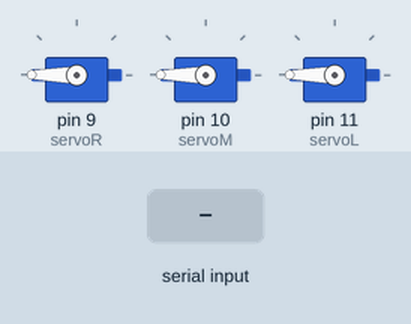
This sketch was run on a simulated Arduino Uno, built with avr-gcc and run on an emulated ATmega328P. Shown: 3 × servo. The inputs (shaded band) are chosen by the test bench.

Above: at 1.2 s.
1.3 s: "R" received over Serial
At 2.2 s:
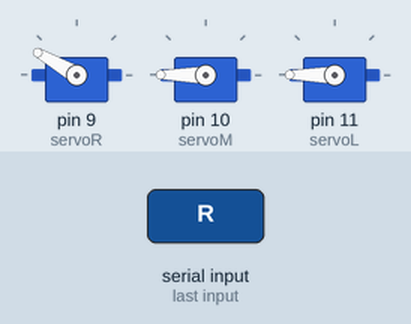
2.8 s: "M" received over Serial
At 3.4 s:
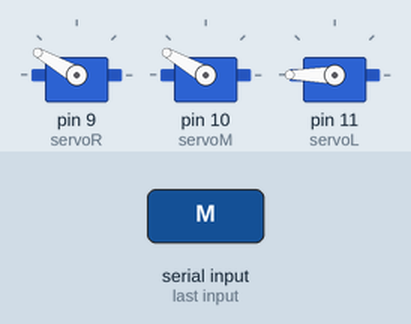
4.3 s: "L" received over Serial
At 5.7 s:
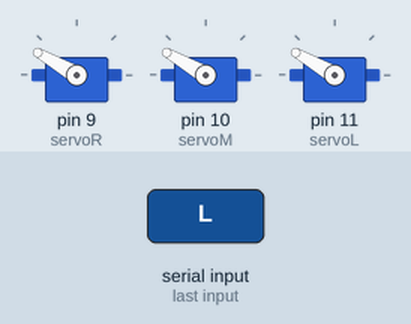
Timing chart, 0 to 8.8 s (numbered marks = the images above; inputs shaded):
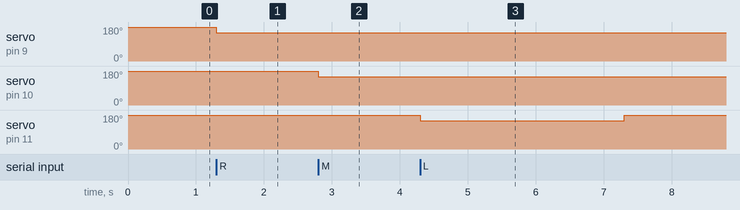

The sketch:

non-blockingServoControl.ino
```cpp
#include <Servo.h>

Servo servoR, servoM, servoL;

const int openPos = 150;
const int closePos = 180;

unsigned long lastActionTime = 0;
int servoState = 0; // 0 = idle, 1 = opening, 2 = closing
char activeCommand = '\0';

void setup() {
  servoR.attach(9);
  servoM.attach(10);
  servoL.attach(11);
  servoR.write(closePos);
  servoM.write(closePos);
  servoL.write(closePos);
  Serial.begin(9600);
}

void loop() {
  if (Serial.available() > 0) {
    activeCommand = Serial.read();
    servoState = 1;
    lastActionTime = millis();
    activateServo(activeCommand);
  }

  if (servoState == 1 && millis() - lastActionTime >= 3000) {
    deactivateServo(activeCommand);
    servoState = 0;
    activeCommand = '\0';
  }
}

void activateServo(char command) {
  if (command == 'R') servoR.write(openPos);
  else if (command == 'M') servoM.write(openPos);
  else if (command == 'L') servoL.write(openPos);
}

void deactivateServo(char command) {
  if (command == 'R') servoR.write(closePos);
  else if (command == 'M') servoM.write(closePos);
  else if (command == 'L') servoL.write(closePos);
}
```

Measured:
- after the input at 1.3 s, servo on pin 9 (servoR): 180° → 150° at once
- after the input at 2.8 s, servo on pin 10 (servoM): 180° → 150° at once
- after the input at 4.3 s, servo on pin 10 (servoM): stays 150° (without the input it goes to 180° after 1.5 s); servo on pin 11 (servoL): 180° → 150° at once, → 180° 3.0 s later
